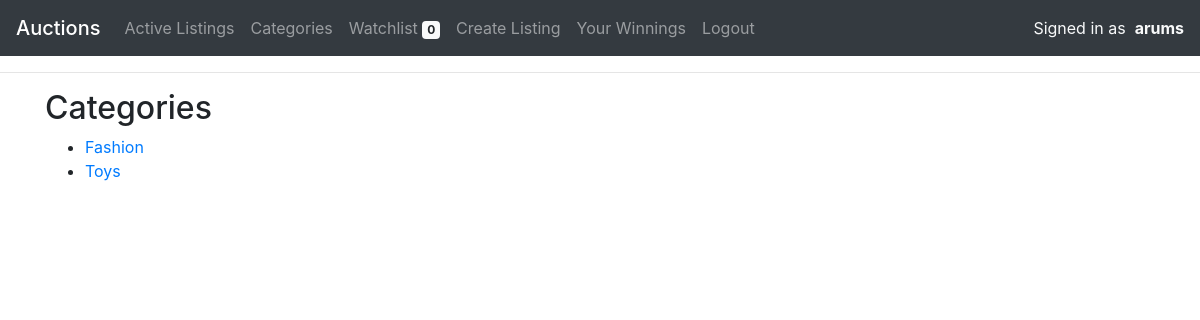
The page /categories/ (signed in) on the database as committed earlier.
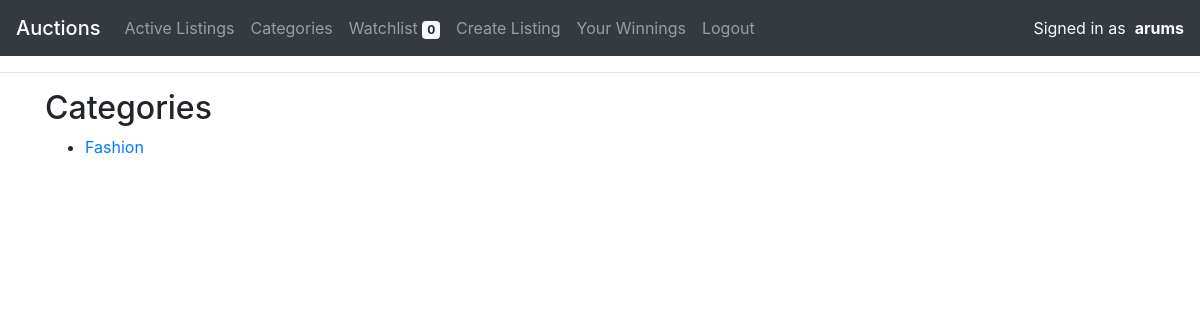
The same page on the database as committed later.
### auctions/models.py (models this page shows)
class User(AbstractUser):
    pass

class Listing(models.Model):
    owner = models.CharField(max_length=64)
    title = models.CharField(max_length=64)
    description = models.TextField()
    price = models.IntegerField()
    category = models.CharField(max_length=64)
    link = models.CharField(max_length=64,default=None,blank=True,null=True)
    time = models.CharField(max_length=64)

### auctions/views.py (the view)
# urls.py: path("categories/", views.categories, name="categories"),
def categories(request):
    items=Listing.objects.raw("SELECT * FROM auctions_listing GROUP BY category")
    try:
        w = Watchlist.objects.filter(user=request.user.username)
        wcount=len(w)
    except:
        wcount=None
    return render(request,"auctions/categorypage.html",{
        "items": items,
        "wcount":wcount
    })

### auctions/templates/auctions/categorypage.html
{% extends "auctions/layout.html" %}
{% block body %}
<div class="container">
    <h2>Categories</h2>
</div>
<div class="container">
    <ul>
        {% for i in items %}
        <li>
            <a href="{% url 'auctions:category' category=i.category %}">{{i.category}}</a>
            </li>
        {% endfor %}
    </ul>
</div>
{% endblock %}

### auctions/templates/auctions/layout.html (shortened to what this page needs)
{% load static %}
<!DOCTYPE html>
<html lang="en">
    <head>
        <link rel="stylesheet" href="https://stackpath.bootstrapcdn.com/bootstrap/4.4.1/css/bootstrap.min.css">
        <link rel="stylesheet" href="{% static 'auctions/style.css' %}">
    </head>
    <body>
        <nav class="navbar navbar-expand-lg navbar-dark bg-dark">
            <a class="navbar-brand mb-0 h1" href="#">Auctions</a>
            <div class="collapse navbar-collapse" id="navbarSupportedContent">
              <ul class="navbar-nav mr-auto">
                <li class="nav-item">
                  <a class="nav-link" href="{% url 'auctions:index' %}">Active Listings <span class="sr-only">(current)</span></a>
                </li>
                {% if user.is_authenticated %}
                  <li class="nav-item">
                    <a class="nav-link" href="{% url 'auctions:categories' %}">Categories</a>
                  </li>
                  <li class="nav-item">
                    <a class="nav-link" href="{% url 'auctions:watchlist' username=user.username %}">Watchlist <span class="badge badge-light">{{wcount}}</span></a>
                  </li>
                  <li class="nav-item">
                    <a class="nav-link" href="{% url 'auctions:create' %}">Create Listing</a>
                  </li>
                  <li class="nav-item">
                    <a class="nav-link" href="{% url 'auctions:winnings' %}">Your Winnings</a>
                  </li>
                  <li class="nav-item">
                    <a class="nav-link" href="{% url 'auctions:logout' %}">Logout</a>
                  </li>
                {% endif %}
              </ul>
              <div class="form-inline my-2 my-lg-0 text-light">
                {% if user.is_authenticated %}
                  Signed in as &nbsp;<strong>{{ user.username }}</strong>
                {% else %}
                  Not signed in
                {% endif %}
              </div>
            </div>
          </nav>
        <hr>
        {% block body %}
        {% endblock %}
    </body>
</html>

### auctions/static/auctions/style.css (style rules this page uses)
body { background-color: white; padding-left: 0px; }

Rows that differ between the two databases and show on the page:
removed Listing: category "Toys"
